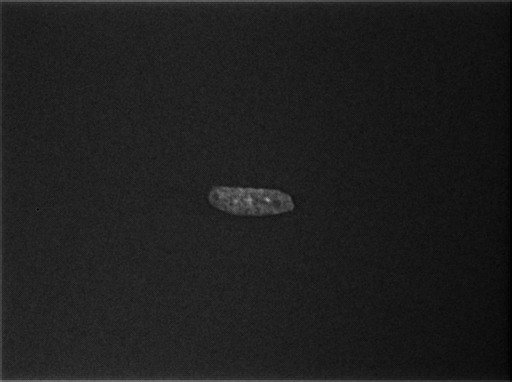
#> input picture images/hoech001.tif, 512 x 382 px
$ python -i segmentation.py   (imports and definitions only)
#> lines starting #> are read from the running program, lines starting #| are printed output that depends on the picture; after the words box and inside, x2 and y2 are one past the last pixel; in counts of white or black regions, pixels touching at a corner belong together
#> further down, picture is the input picture: shape (382, 512, 3); min 0, max 170, mean 30.5
"""
Funções de segmentação: Watershed e seleção por tamanho/forma.
"""

import numpy as np
import cv2
from skimage import measure, filters, segmentation, feature, exposure
from scipy import ndimage as ndi
import config
from metrics import compute_ellipse_fit


def watershed_segmentation(img_pre, intensity_weight=0.3, use_edge_detection=False):
    """
    Watershed híbrido que combina marcadores baseados em:
    1. Distance transform (método original)
    2. Intensidade local (detecta células por intensidade)
    3. Detecção de bordas (opcional, para melhor identificação de células)

    Args:
        img_pre: Imagem pré-processada
        intensity_weight: Peso para marcadores baseados em intensidade (0-1)
        use_edge_detection: Se True, usa detecção de bordas (Canny) para melhorar marcadores

    Returns:
        Label map com regiões segmentadas
    """
#> called with intensity_weight = 0.3, use_edge_detection = False
    # Normalizar para uint8
    if img_pre.dtype != np.uint8:
        img = exposure.rescale_intensity(img_pre, out_range=np.uint8).astype(np.uint8)
    else:
        img = img_pre.copy()

    # MELHORIA: Detecção de bordas MELHORADA para melhor identificação de células
    # Sempre detecta bordas, mas usa de forma adaptativa baseado no parâmetro
    edges = None
    edge_mask = None

    # Detecção de bordas (sempre aplicada, mas intensidade varia)
    # Canny edge detection para identificar bordas de células
    v = np.median(img)
#> v = 31
    sigma = 0.33
    lower = int(max(0, (1.0 - sigma) * v))
#> lower = 20
    upper = int(min(255, (1.0 + sigma) * v))
#> upper = 41
    edges_canny = cv2.Canny(img, lower, upper)
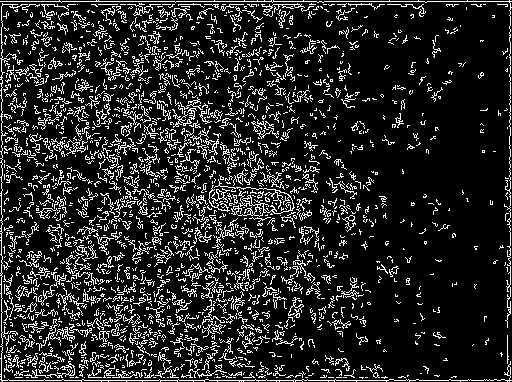
#> edges_canny: shape (382, 512); 14.9% white in thin lines or dots

    if use_edge_detection:
        # Modo agressivo: usar bordas diretamente na binarização
        # Dilatar bordas para conectar bordas próximas
        kernel = np.ones((3, 3), np.uint8)
        edges_dilated = cv2.dilate(edges_canny, kernel, iterations=1)
        # Usar bordas como informação adicional na binarização
        img_with_edges = np.maximum(img, edges_dilated.astype(np.uint8) * 255)
        edges = edges_canny
        edge_mask = edges_dilated
    else:
        # Modo conservador: usar bordas apenas para melhorar marcadores
        img_with_edges = img
        edges = edges_canny
        # Criar máscara de bordas para usar nos marcadores
        kernel = np.ones((5, 5), np.uint8)
        edge_mask = cv2.dilate(edges_canny, kernel, iterations=1)
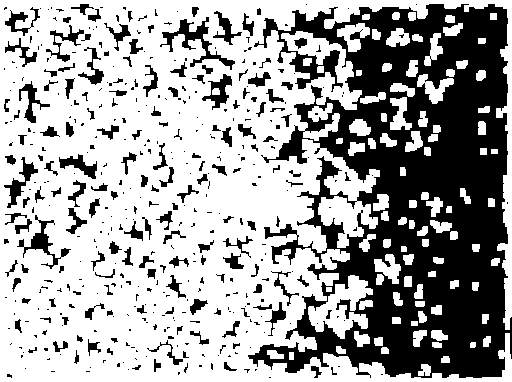
#> edge_mask: shape (382, 512); 64.1% white; 450 black regions (292 under 20 px), largest, box (x1, y1, x2, y2) and area: (248, 4, 512, 378) 55026, (160, 17, 235, 70) 894, (17, 215, 71, 269) 585

    # Binarização Otsu
    val = filters.threshold_otsu(img_with_edges)
#> val = 52
    bw = img_with_edges > val
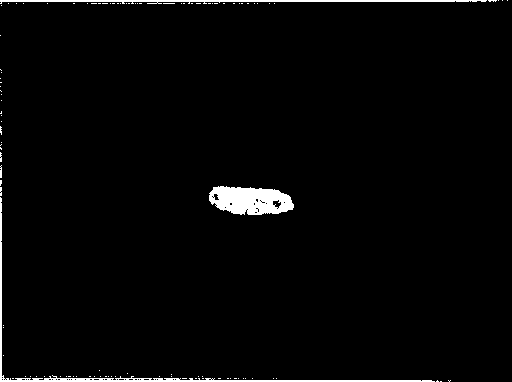
#> bw: shape (382, 512, 3) bool; 2.4% white; 106 white regions (102 under 20 px), largest, box (x1, y1, x2, y2) and area: (209, 186, 294, 215) 1823, (0, 197, 435, 382) 1537, (0, 0, 487, 4) 1002, (0, 165, 2, 178) 22

    # Distance transform (método original)
    dist = ndi.distance_transform_edt(bw)
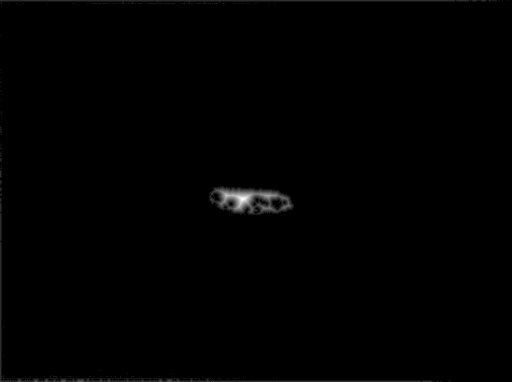
#> dist: shape (382, 512, 3) float64; min 0, max 11.18, mean 0.0533; drawn with min black and max white

    # Marcadores baseados em distance transform
    # MELHORIA: Usar footprint maior para detectar células grandes
    # Footprint de 5x5 detecta melhor células grandes no centro
    # CORREÇÃO: Threshold balanceado - não muito alto (perde células) nem muito baixo (detecta ruído)
    max_dist = np.max(dist)
#> max_dist = 11.18
    # CORREÇÃO: Threshold mais permissivo para detectar mais células (20% ao invés de 25%)
    dist_threshold = max(3.0, max_dist * 0.20)  # Threshold mínimo de 3 pixels ou 20% do máximo
#> dist_threshold = 3

    coords_dist = feature.peak_local_max(
        dist,
        footprint=np.ones((5, 5)),
        labels=bw,
        min_distance=3,  # Reduzido de 4 para 3 para detectar células próximas
        threshold_abs=dist_threshold  # Threshold mais permissivo
    )
#> coords_dist = empty array
    local_maxi_dist = np.zeros_like(dist, dtype=bool)
    if len(coords_dist) > 0:
        local_maxi_dist[tuple(coords_dist.T)] = True

    # MELHORIA ADICIONAL: Se há poucos marcadores, usar threshold mais baixo
    # CORREÇÃO: Tornar mais permissivo para detectar células escuras ou grandes
    if np.sum(local_maxi_dist) < 5 and max_dist > 5:  # Mais permissivo: < 5 ao invés de < 2, > 5 ao invés de > 8
        # Tentar com threshold mais baixo e footprint maior para células grandes/escuras
        coords_dist_large = feature.peak_local_max(
            dist,
            footprint=np.ones((7, 7)),
            labels=bw,
            min_distance=4,  # Reduzido de 6 para 4
            threshold_abs=max_dist * 0.15  # Threshold mais baixo (15% do máximo) para detectar mais células
        )
#> coords_dist_large = empty array
        if len(coords_dist_large) > 0:
            local_maxi_dist[tuple(coords_dist_large.T)] = True

    # Marcadores baseados em intensidade local (detecta células brilhantes)
    if intensity_weight > 0:
        # Usar imagem original normalizada
        img_norm = exposure.rescale_intensity(img, out_range=(0, 1)).astype(np.float32)
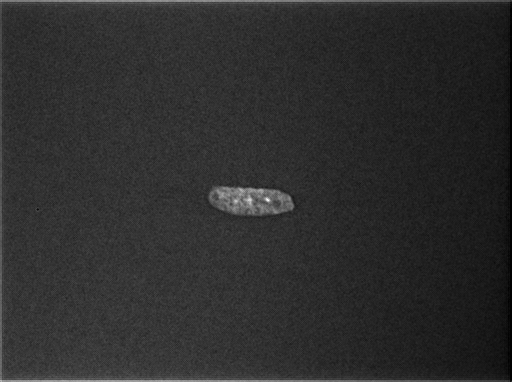
#> img_norm: shape (382, 512, 3) float32; min 0, max 1, mean 0.179

        # Encontrar máximos locais de intensidade (células são mais brilhantes)
        # CORREÇÃO: Threshold mais baixo para detectar células escuras também
        # Usar percentil mais baixo para incluir células menos brilhantes
        pixels_positive = img_norm[img_norm > 0]
        if len(pixels_positive) > 0:
            # Reduzir de 70º para 50º percentil para incluir células mais escuras
            intensity_threshold = np.percentile(pixels_positive, 50)  # 50º percentil
#> intensity_threshold = 0.182
            # Ampliar range: entre 0.3 e 0.7 (antes 0.5-0.8) para detectar células escuras
            intensity_threshold = max(0.3, min(0.7, intensity_threshold))
#> intensity_threshold = 0.3
        else:
            # Fallback: usar threshold mais baixo se não há pixels positivos
            intensity_threshold = 0.4  # Reduzido de 0.6

#> (the run stopped early here; a loop or call above may not have finished)

$ run again, on images/hoech004.tif
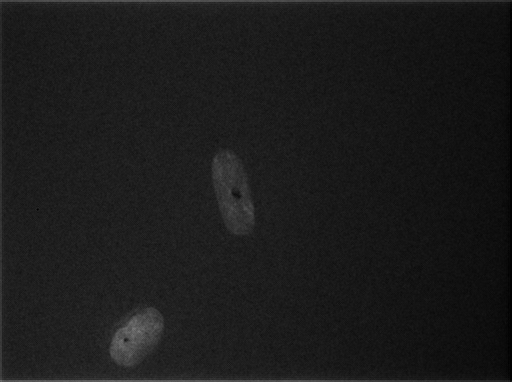
#> input picture images/hoech004.tif, 512 x 382 px
#> picture is the input picture: shape (382, 512, 3); min 0, max 124, mean 27.3
#> v = 27
#> lower = 18
#> upper = 35
#> in watershed_segmentation, `edges_canny = cv2.Canny(img, lower, upper)`:
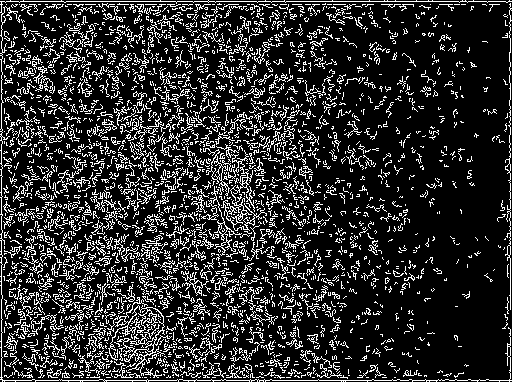
#> edges_canny: shape (382, 512); 17.8% white in thin lines or dots
#> edge_mask: shape (382, 512); 73.4% white; 544 black regions (396 under 20 px), largest, box (x1, y1, x2, y2) and area: (303, 4, 508, 378) 38935, (325, 193, 368, 235) 616, (303, 223, 340, 278) 541
#> val = 44
#> bw: shape (382, 512, 3) bool; 3.9% white; 151 white regions (144 under 20 px), largest, box (x1, y1, x2, y2) and area: (106, 306, 165, 372) 2409, (212, 150, 255, 235) 2181, (0, 175, 435, 382) 1701
#> max_dist = 17.89
#> dist_threshold = 3.58
#> coords_dist = empty array
#> in watershed_segmentation, `img_norm = exposure.rescale_intensity(img, out_range=(0, 1)).astype(np..`:
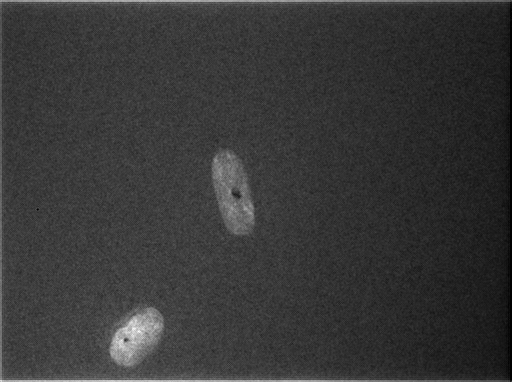
#> img_norm: shape (382, 512, 3) float32; min 0, max 1, mean 0.22
#> in watershed_segmentation, `intensity_threshold = np.percentile(pixels_positive, 50)`: intensity_threshold = 0.218
#> in watershed_segmentation, `intensity_threshold = max(0.3, min(0.7, intensity_threshold))`: intensity_threshold = 0.3

$ run again, on images/hoech008.tif
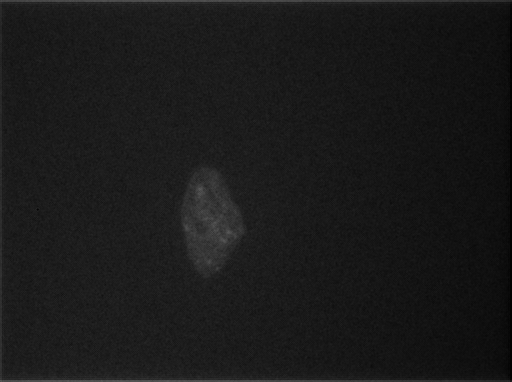
#> input picture images/hoech008.tif, 512 x 382 px
#> picture is the input picture: shape (382, 512, 3); min 0, max 88, mean 25.8
#> v = 26
#> lower = 17
#> upper = 34
#> in watershed_segmentation, `edges_canny = cv2.Canny(img, lower, upper)`:
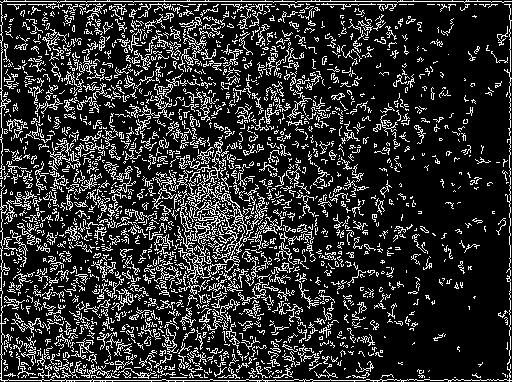
#> edges_canny: shape (382, 512); 18.4% white in thin lines or dots
#> edge_mask: shape (382, 512); 73.7% white; 542 black regions (377 under 20 px), largest, box (x1, y1, x2, y2) and area: (330, 4, 508, 378) 34229, (298, 7, 359, 85) 1188, (10, 72, 34, 121) 452
#> val = 39
#> bw: shape (382, 512, 3) bool; 4.2% white; 108 white regions (104 under 20 px), largest, box (x1, y1, x2, y2) and area: (180, 167, 246, 278) 4772, (0, 168, 485, 382) 1797, (0, 0, 510, 6) 1311, (0, 139, 2, 157) 32
#> max_dist = 22
#> dist_threshold = 4.4
#> coords_dist = empty array
#> in watershed_segmentation, `img_norm = exposure.rescale_intensity(img, out_range=(0, 1)).astype(np..`:
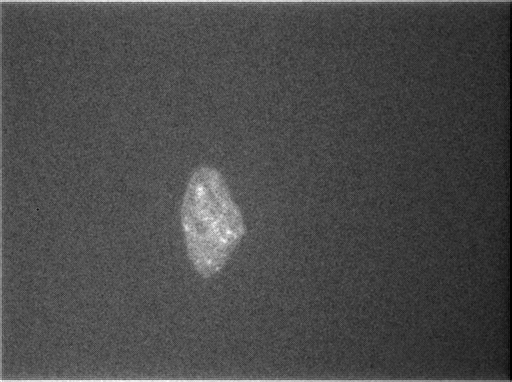
#> img_norm: shape (382, 512, 3) float32; min 0, max 1, mean 0.294
#> in watershed_segmentation, `intensity_threshold = np.percentile(pixels_positive, 50)`: intensity_threshold = 0.295
#> in watershed_segmentation, `intensity_threshold = max(0.3, min(0.7, intensity_threshold))`: intensity_threshold = 0.3

$ run again, on images/hoech009.tif
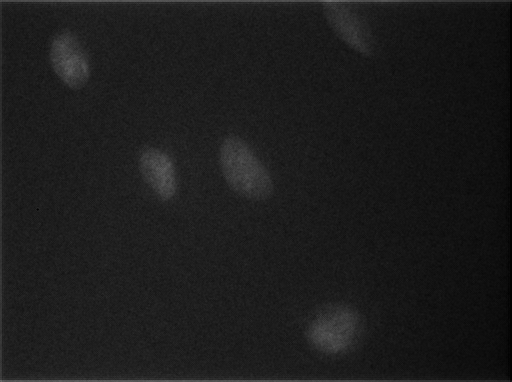
#> input picture images/hoech009.tif, 512 x 382 px
#> picture is the input picture: shape (382, 512, 3); min 0, max 109, mean 28.1
#> v = 28
#> lower = 18
#> upper = 37
#> in watershed_segmentation, `edges_canny = cv2.Canny(img, lower, upper)`:
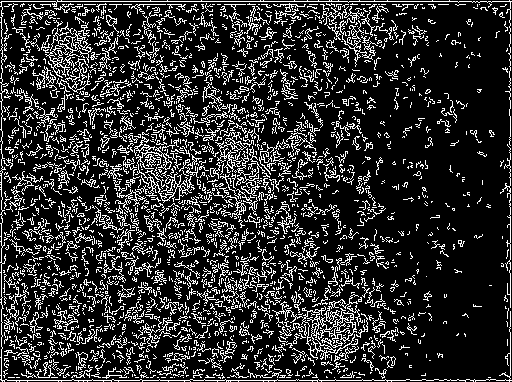
#> edges_canny: shape (382, 512); 18.3% white in thin lines or dots
#> edge_mask: shape (382, 512); 73.5% white; 536 black regions (373 under 20 px), largest, box (x1, y1, x2, y2) and area: (311, 4, 508, 378) 36190, (179, 7, 247, 75) 802, (279, 81, 318, 129) 524
#> val = 42
#> bw: shape (382, 512, 3) bool; 5.8% white; 140 white regions (133 under 20 px), largest, box (x1, y1, x2, y2) and area: (0, 0, 510, 52) 2178, (218, 133, 273, 200) 2113, (0, 131, 466, 382) 1877
#> max_dist = 17.46
#> dist_threshold = 3.49
#> coords_dist = empty array
#> in watershed_segmentation, `img_norm = exposure.rescale_intensity(img, out_range=(0, 1)).astype(np..`:
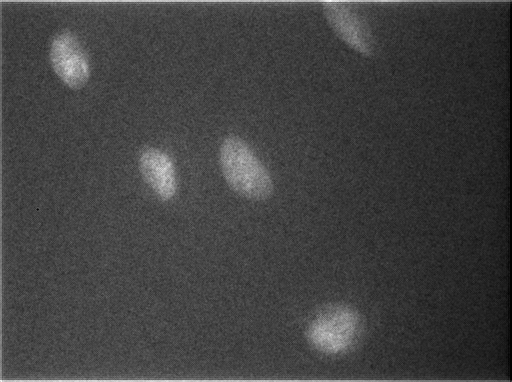
#> img_norm: shape (382, 512, 3) float32; min 0, max 1, mean 0.257
#> in watershed_segmentation, `intensity_threshold = np.percentile(pixels_positive, 50)`: intensity_threshold = 0.257
#> in watershed_segmentation, `intensity_threshold = max(0.3, min(0.7, intensity_threshold))`: intensity_threshold = 0.3
